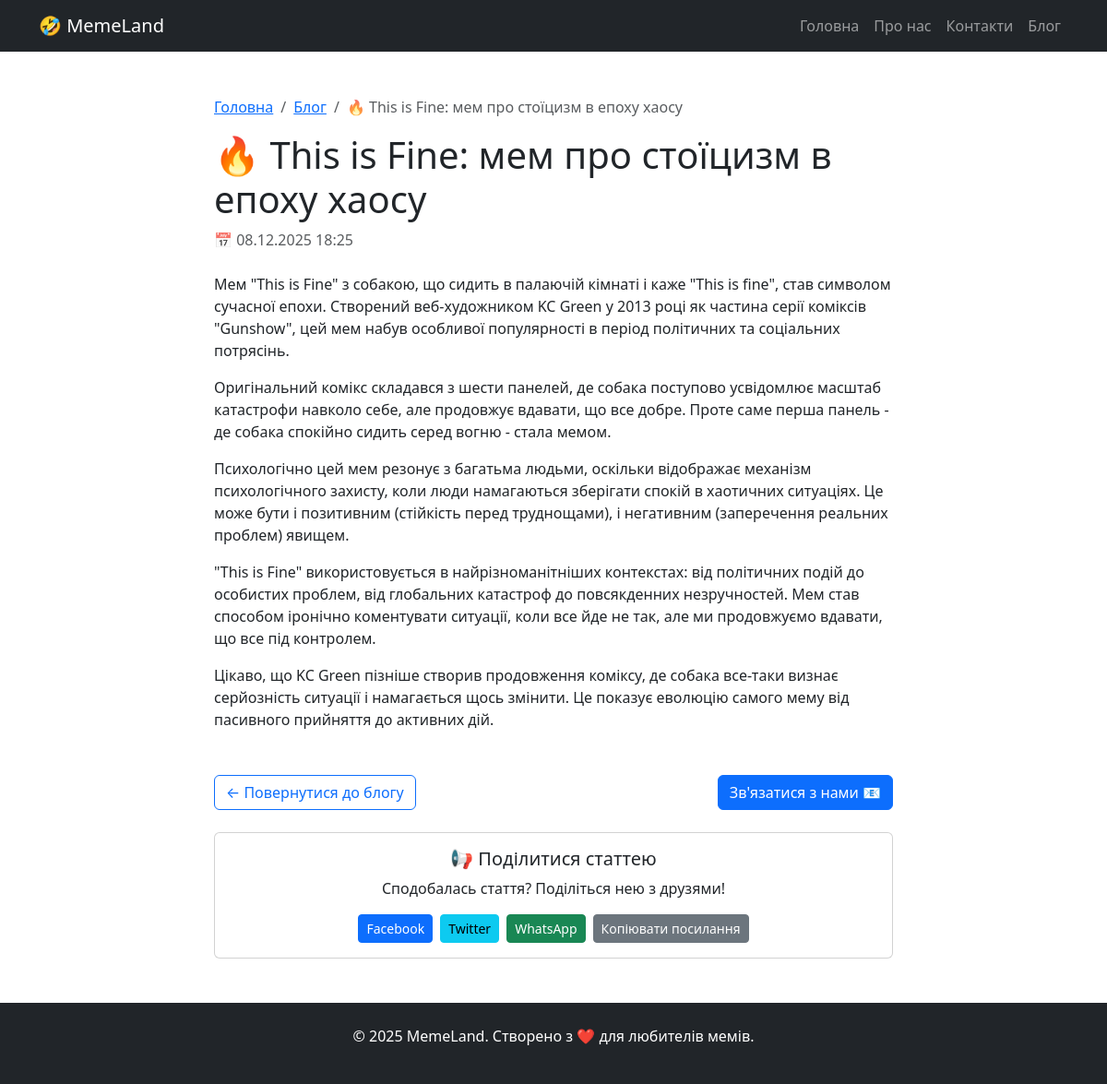
Screenshot of /article/2/ with the database file from the repository.
### main/models.py (models this page shows, shortened)
class Article(models.Model):
    CATEGORY_CHOICES = [
        ('memes', 'Меми'),
        ('pupils', 'Учні'),
        ('other', 'Інше'),
    ]
    title = models.CharField(max_length=200)
    content = models.TextField()
    category = models.CharField(max_length=20, choices=CATEGORY_CHOICES, default='memes')
    video = models.FileField(upload_to='videos/', blank=True, null=True)
    date = models.DateTimeField(auto_now_add=True)
    class Meta:
        ordering = ['-date']

### main/views.py (the view)
# urls.py: path('article/<int:pk>/', views.article_detail, name='article_detail'),
def article_detail(request, pk):
    article = Article.objects.get(pk=pk)
    return render(request, 'article_detail.html', {'article': article})

### main/context_processors.py (called while the page is built)
def show_2fa_setup(request):
    show_setup = False
    if not isinstance(request.user, AnonymousUser) and request.user.is_authenticated:
        has_2fa = TOTPDevice.objects.filter(user=request.user, confirmed=True).exists()
        show_setup = not has_2fa
    return {
        'show_2fa_setup': show_setup
    }

### templates/article_detail.html (shortened to what this page needs)
<!DOCTYPE html>
<html lang="uk">
  <head>
    <link
      href="https://cdn.jsdelivr.net/npm/bootstrap@5.3.2/dist/css/bootstrap.min.css"
      rel="stylesheet"
    />
  </head>
  <body>
    <nav class="navbar navbar-expand-lg navbar-dark bg-dark">
      <div class="container">
        <a class="navbar-brand" href="{% url 'index' %}">🤣 MemeLand</a>
        <div class="collapse navbar-collapse" id="navbarNav">
          <ul class="navbar-nav ms-auto">
            <li class="nav-item">
              <a class="nav-link" href="{% url 'index' %}">Головна</a>
            </li>
            <li class="nav-item">
              <a class="nav-link" href="{% url 'about' %}">Про нас</a>
            </li>
            <li class="nav-item">
              <a class="nav-link" href="{% url 'contact' %}">Контакти</a>
            </li>
            <li class="nav-item">
              <a class="nav-link" href="{% url 'blog' %}">Блог</a>
            </li>
          </ul>
        </div>
      </div>
    </nav>
    <div class="container mt-5">
      <div class="row">
        <div class="col-lg-8 mx-auto">
          <nav aria-label="breadcrumb">
            <ol class="breadcrumb">
              <li class="breadcrumb-item">
                <a href="{% url 'index' %}">Головна</a>
              </li>
              <li class="breadcrumb-item">
                <a href="{% url 'blog' %}">Блог</a>
              </li>
              <li class="breadcrumb-item active" aria-current="page">
                {{ article.title }}
              </li>
            </ol>
          </nav>
          <article>
            <header class="mb-4">
              <h1>{{ article.title }}</h1>
              <p class="text-muted">📅 {{ article.date|date:"d.m.Y H:i" }}</p>
            </header>
            <div class="article-content">{{ article.content|linebreaks }}</div>
          </article>
          <div class="d-flex justify-content-between mt-5">
            <a href="{% url 'blog' %}" class="btn btn-outline-primary">
              ← Повернутися до блогу
            </a>
            <a href="{% url 'contact' %}" class="btn btn-primary">
              Зв'язатися з нами 📧
            </a>
          </div>
          <div class="card mt-4">
            <div class="card-body text-center">
              <h5>📢 Поділитися статтею</h5>
              <p>Сподобалась стаття? Поділіться нею з друзями!</p>
              <div class="d-flex justify-content-center gap-2">
                <button class="btn btn-primary btn-sm">Facebook</button>
                <button class="btn btn-info btn-sm">Twitter</button>
                <button class="btn btn-success btn-sm">WhatsApp</button>
                <button class="btn btn-secondary btn-sm">
                  Копіювати посилання
                </button>
              </div>
            </div>
          </div>
        </div>
      </div>
    </div>
    <footer class="bg-dark text-white text-center py-4 mt-5">
      <div class="container">
        <p>&copy; 2025 MemeLand. Створено з ❤️ для любителів мемів.</p>
      </div>
    </footer>
  </body>
</html>

### rows the page displays
Article: title "🔥 This is Fine: мем про стоїцизм в епоху хаосу", date "08.12.2025 18:25", content "Мем \"This is Fine\" з собакою, що сидить в палаючій кімнаті і каже \"This is fine\", став символом сучасної епохи. Створений веб-художником KC Green у 2013 році як частина серії коміксів \"Gunshow\", цей мем набув особливої популярності в період політичних та соціальних потрясінь. Оригінальний комікс складався з шести панелей, де собака поступово усвідомлює масштаб катастрофи навколо себе, але продовжує вдавати, що все добре. Проте саме перша панель - де собака спокійно сидить серед вогню - стала мемом. Психологічно цей мем резонує з багатьма людьми, оскільки відображає механізм психологічного захисту, коли люди намагаються зберігати спокій в хаотичних ситуаціях. Це може бути і позитивним…"
